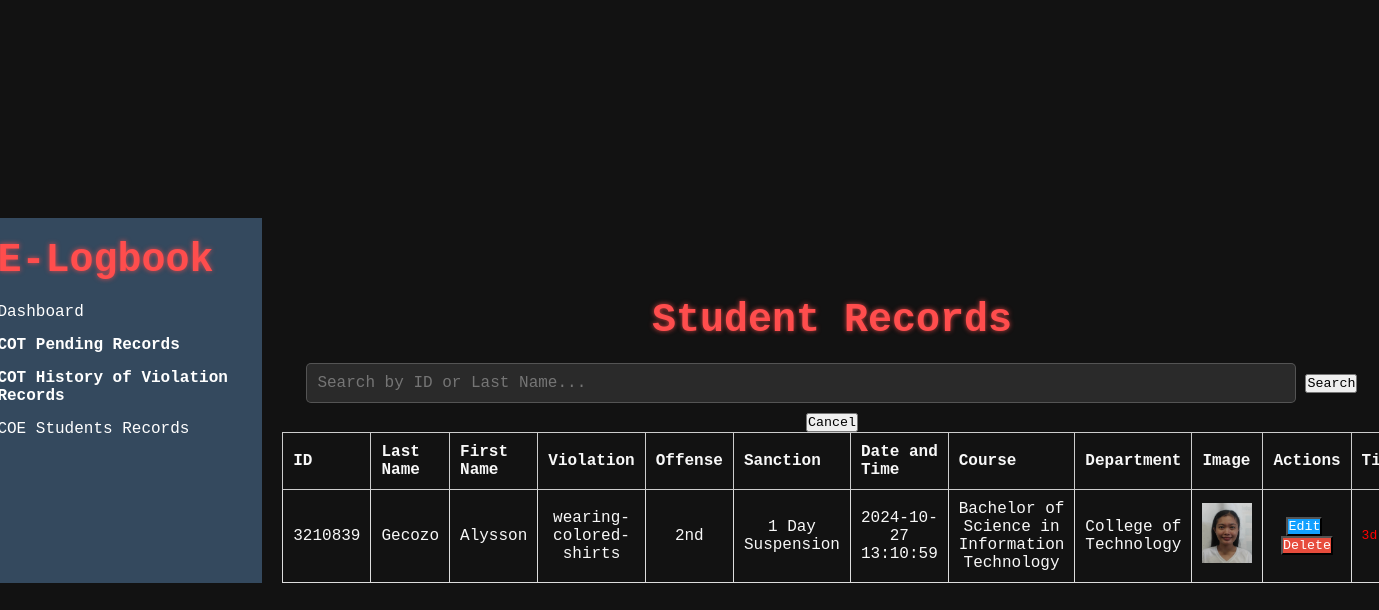
Screenshot of /main/students_record.php with the database file from the repository.
### tables this page shows
CREATE TABLE `violations` (
  `id` int NOT NULL AUTO_INCREMENT,
  `student_id` varchar(50) DEFAULT NULL,
  `lastname` varchar(100) NOT NULL,
  `firstname` varchar(100) NOT NULL,
  `course` varchar(100) DEFAULT NULL,
  `department` varchar(100) DEFAULT NULL,
  `violation` varchar(255) DEFAULT NULL,
  `offense` enum('1st','2nd','3rd','severe') DEFAULT '1st',
  `sanction` varchar(255) DEFAULT NULL,
  `timestamp` datetime DEFAULT CURRENT_TIMESTAMP,
  `actions` varchar(255) DEFAULT 'Pending',
  `start_time` int NOT NULL,
  `end_time` timestamp NULL DEFAULT NULL,
  `image_url` varchar(255) NOT NULL,
  `cycle` int DEFAULT '0',
  PRIMARY KEY (`id`)
);

### main/students_record.php (the view, shortened to what this page needs)
<!DOCTYPE html>
<html lang="en">
<head>
    <link rel="stylesheet" href="Sstyles.css">
    <link rel="stylesheet" href="pstyles.css">
    <link rel="stylesheet" href="staff.css">
</head>
<body>
    <div class="container">
        <aside class="sidebar">
            <h2>E-Logbook</h2>
            <ul>
            <a href="index.php" id="dashboardLink">Dashboard</a>
            <li><a href="#" class="active">COT Pending Records</a></li>
            <li><a href="cot_history_records.php" class="active">COT History of Violation Records</a></li>
                <li><a href="#">COE Students Records</a></li>
            </ul>
        </aside>
        <main class="content">
            <h2>Student Records</h2>
            <input type="text" id="search" placeholder="Search by ID or Last Name..." class="search-bar" />
            <button id="searchBtn">Search</button>
            <button id="cancelBtn">Cancel</button>
            <table>
                <thead>
                    <tr>
                        <th>ID</th>
                        <th>Last Name</th>
                        <th>First Name</th>
                        <th>Violation</th>
                        <th>Offense</th>
                        <th>Sanction</th>
                        <th>Date and Time</th>
                        <th>Course</th>
                        <th>Department</th>
                        <th>Image</th>
                        <th>Actions</th>
                        <th>Timer</th>
                    </tr>
                </thead>
                <tbody id="student-table-body">
    <?php
        $servername = "127.0.0.1";
        $username = "Kenji";
        $password = "JamesRyan";
        $dbname = "violation_tracker";
        $conn = new mysqli($servername, $username, $password, $dbname);
        $sql = "SELECT * FROM violations";
        $result = $conn->query($sql);
        if ($result->num_rows > 0) {
            while ($row = $result->fetch_assoc()) {
                echo "<tr data-id='" . htmlspecialchars($row['student_id']) . "'>";
                echo "<td>" . htmlspecialchars($row['student_id']) . "</td>";
                echo "<td class='lastname'>" . htmlspecialchars($row['lastname']) . "</td>";
                echo "<td class='firstname'>" . htmlspecialchars($row['firstname']) . "</td>";
                $violation = isset($row['violation']) ? htmlspecialchars($row['violation']) : 'N/A';
                echo "<td class='violation'>" . $violation . "</td>";
                echo "<td class='offense'>" . htmlspecialchars($row['offense'] ?? 'N/A') . "</td>";
                echo "<td class='sanction'>" . htmlspecialchars($row['sanction'] ?? 'N/A') . "</td>";
                echo "<td class='timestamp'>" . htmlspecialchars($row['timestamp']) . "</td>";
                echo "<td class='course'>" . htmlspecialchars($row['course'] ?? 'N/A') . "</td>";
                echo "<td class='department'>" . htmlspecialchars($row['department'] ?? 'N/A') . "</td>";
                $imageUrl = !empty($row['image_url']) ? htmlspecialchars($row['image_url']) : 'ID/Students/default.jpg';
                echo "<td><img class='profile-image' src='" . $imageUrl . "' alt='Profile Image' width='50' /></td>";
                echo "<td>
                        <button class='edit-btn' data-id='" . htmlspecialchars($row['student_id']) . "'>Edit</button>
                        <button class='delete-btn' data-id='" . htmlspecialchars($row['student_id']) . "'>Delete</button>
                      </td>";
                echo "<td class='timer' data-id='".$row['id']."' data-time='".($row['end_time']).
                "' data-cycle='".$row['cycle']."'>" .
                0 .
                "</td>";
                echo "</tr>";
            }
        } else {
            echo "<tr><td colspan='12'>No records found</td></tr>";
        }
    ?>
</tbody>
            </table>
        </main>
    </div>
</body>
</html>

### main/Sstyles.css (style rules this page uses)
.container { display: flex; }
.sidebar { width: 20%; background-color: #34495e; color: white; padding: 20px; }
.sidebar h2 { margin: 0 0 20px; }
.sidebar ul { list-style-type: none; padding: 0; }
.sidebar ul li { margin: 15px 0; }
.sidebar ul li a { color: white; text-decoration: none; }
.sidebar ul li a.active { font-weight: bold; }
.content { width: 80%; padding: 20px; }
h2 { color: #2c3e50; }
.search-bar { padding: 10px; width: 100%; margin-bottom: 20px; border: 1px solid #ccc; border-radius: 5px; }
table { width: 100%; border-collapse: collapse; }
table, th, td { border: 1px solid #ccc; }
th, td { padding: 10px; text-align: left; }
th { background-color: #121212; }
td { background-color: #121212; }
.edit-btn { background-color: #11a0ff; color: rgb(255, 255, 255); margin-right: 5px; }
.delete-btn { background-color: #e74c3c; color: white; }
.timer { text-align: center; color: red; font-family: monospace; }
* { margin: 0; padding: 0; box-sizing: border-box; font-family: 'Courier New', Courier, monospace; }
body { background-color: #121212; color: #f8f8f8; display: flex; flex-direction: column; justify-content: center; align-items: center; min-height: 100vh; overflow: hidden; position: relative; }
.content { text-align: center; margin-top: 80px; z-index: 10; position: relative; padding: 0 20px; }
h2 { font-size: 2.5rem; color: #ff4d4d; margin-bottom: 10px; text-shadow: 0px 0px 5px rgba(255, 77, 77, 0.8); }
input[type="text"], input[type="password"] { width: 90%; padding: 10px; margin: 10px 0; background-color: rgba(255, 255, 255, 0.1); color: white; border: 1px solid rgba(255, 255, 255, 0.2); border-radius: 5px; font-size: 1rem; outline: none; transition: border 0.3s ease; }
a#dashboardLink { color: inherit; text-decoration: none; cursor: pointer; font-weight: normal; }

### main/pstyles.css (style rules this page uses)
body { font-family: Arial, sans-serif; background-color: #f5f5f5; display: flex; justify-content: center; align-items: center; height: 100vh; margin: 0; }
.violation-section th, td { border: 1px solid #ddd; padding: 10px; text-align: center; }
* { margin: 0; padding: 0; box-sizing: border-box; font-family: 'Courier New', Courier, monospace; }
body { background-color: #121212; color: #f8f8f8; display: flex; flex-direction: column; justify-content: center; align-items: center; min-height: 100vh; overflow: hidden; position: relative; }
.content { text-align: center; margin-top: 80px; z-index: 10; position: relative; padding: 0 20px; }
h2 { font-size: 2.5rem; color: #ff4d4d; margin-bottom: 10px; text-shadow: 0px 0px 5px rgba(255, 77, 77, 0.8); }
input[type="text"], input[type="password"] { width: 90%; padding: 10px; margin: 10px 0; background-color: rgba(255, 255, 255, 0.1); color: white; border: 1px solid rgba(255, 255, 255, 0.2); border-radius: 5px; font-size: 1rem; outline: none; transition: border 0.3s ease; }
a#dashboardLink { color: inherit; text-decoration: none; cursor: pointer; font-weight: normal; }

### main/staff.css (style rules this page uses)
* { margin: 0; padding: 0; box-sizing: border-box; font-family: 'Courier New', Courier, monospace; }
body { background-color: #121212; color: #f8f8f8; display: flex; flex-direction: column; justify-content: center; align-items: center; min-height: 100vh; overflow: hidden; position: relative; }
.content { text-align: center; margin-top: 80px; z-index: 10; position: relative; padding: 0 20px; }
h2 { font-size: 2.5rem; color: #ff4d4d; margin-bottom: 10px; text-shadow: 0px 0px 5px rgba(255, 77, 77, 0.8); }
input[type="text"], input[type="password"] { width: 90%; padding: 10px; margin: 10px 0; background-color: rgba(255, 255, 255, 0.1); color: white; border: 1px solid rgba(255, 255, 255, 0.2); border-radius: 5px; font-size: 1rem; outline: none; transition: border 0.3s ease; }
a#dashboardLink { color: inherit; text-decoration: none; cursor: pointer; font-weight: normal; }

### main/students_record.php (style rules this page uses)
.timer { text-align: center; }

### rows the page displays
violations: student "3210839", lastname "Gecozo", firstname "Alysson", violation "wearing-colored-shirts", offense "2nd", sanction "1 Day Suspension", timestamp "2024-10-27 13:10:59", course "Bachelor of Science in Information Technology", department "College of Technology", image_url (picture)
